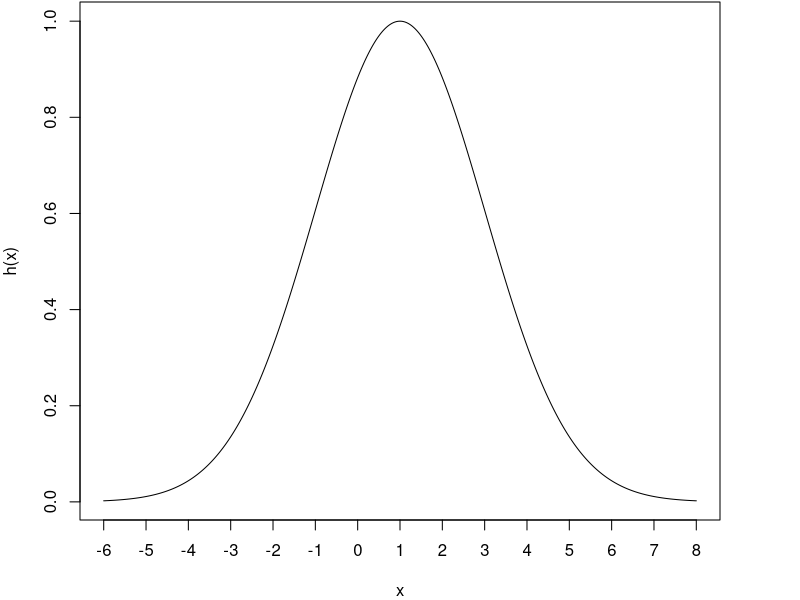

This chart was generated by the following R code:
## ---- chunk 1
#| label: silly
#| code-fold: true
#| fig-align: center
#| fig-asp: 0.5
m = 1
s = 2
par(mar = c(4, 4, 0.1, 4))
curve(exp(-0.5 * ((x - m) / s)^2), 
      from = -6, to = 8, n = 500,
      xlab = "x", ylab = "h(x)",
      xaxt = "n")
axis(1, at = -6:8)
